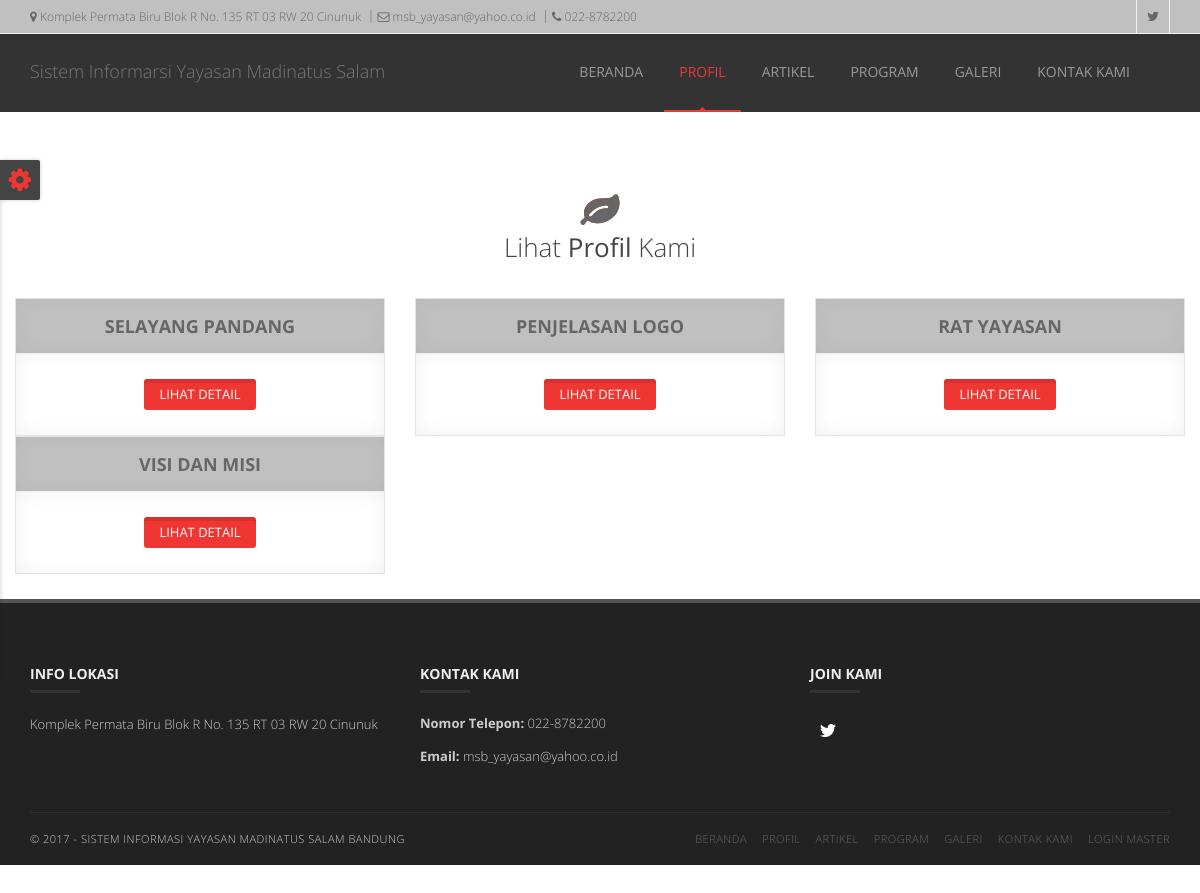
/profil.php, run on the app's committed database.
### tables this page shows
CREATE TABLE `kontak` (
  `id_kontak` int(1) NOT NULL,
  `lokasi` varchar(100) DEFAULT NULL,
  `alamat` varchar(200) DEFAULT NULL,
  `email` varchar(100) DEFAULT NULL,
  `no_telp` varchar(12) DEFAULT NULL
);

CREATE TABLE `profil` (
  `id_profil` int(2) NOT NULL,
  `nama_profil` varchar(100) DEFAULT NULL,
  `isi` text,
  `gambar` varchar(100) DEFAULT NULL
);

### profil.php (the view, shortened to what this page needs)
<!doctype html>
<html lang="en">
<head>
  <?php
	include ('link_css.php');
  ?>
</head>
<body>
  <div id="container">
    <div class="hidden-header"></div>
    <header class="clearfix">
      <?php
		include ('top_bar.php');
	  ?>
      <div class="navbar navbar-default navbar-top" style="background:rgba(0,0,0, 0.8);">
		  <div class="container">
          <div class="navbar-header">
            <a class="navbar-brand" href="index.php">Sistem Informarsi Yayasan Madinatus Salam
            </a>
          </div>
          <div class="navbar-collapse collapse">
            <ul class="nav navbar-nav navbar-right">
              <li>
                <a href="index.php">BERANDA</a>
              </li>
              <li>
                <a class="active" href="profil.php">PROFIL</a>
              </li>
              <li>
                <a href="artikel.php">ARTIKEL</a>
              </li>
              <li>
                <a href="program.php">PROGRAM</a>
              </li>
              <li>
                <a href="galeri.php">GALERI</a>
              </li>
      			  <li>
      				  <a href="contact.php">KONTAK KAMI</a>
              </li>
            </ul>
          </div>
      </div>
      </div>
    </header>
    <div class=" section pricing-section">
      <div class="container">
        <div class="row">
          <div class="col-md-12">
            <div class="big-title text-center">
            <div class="service-icon">
              <i class="fa fa-leaf icon-large"></i>
            </div>
              <h1>Lihat <strong>Profil</strong> Kami</h1>
            </div>
        </div>
        <div class="row pricing-tables">
         <?php
            $sql=mysql_query("select * from profil") or die(mysql_error());
            while($row=mysql_fetch_array($sql))
            {
              $id=($row['id_profil']);
              ?>
            <div class="col-md-4 col-sm-4 col-xs-12">
              <div class="pricing-table">
                <div class="plan-name" style="background: silver">
                  <h3><?php echo $row['nama_profil']?></h3>
                </div>
                <div class="plan-signup">
                  <?php
                      echo"<a class='btn-system btn-small' href='detail_profil.php?id=$id'> Lihat Detail</a>";
                  ?>
                </div>
              </div>
            </div>
            <?php
            }
          ?>
        </div>
      </div>
    </div>
    <footer>
      <?php
		include('footer.php');
	  ?>
    </footer>
  </div>
  <div class="switcher-box">
    <a class="open-switcher show-switcher"><i class="fa fa-cog fa-2x"></i></a>
  </div>
</body>
</html>

### top_bar.php (shortened to what this page needs)
<div class="top-bar" style="background: silver">
        <div class="container">
          <div class="row">
            <div class="col-md-7">
              <ul class="contact-details">
                <?php
                    $sql=mysql_query("select * from kontak") or die(mysql_error());
                    while($row=mysql_fetch_array($sql))
                    {
                      ?>
                      <li><a href="#"><i class="fa fa-map-marker"></i> <?php echo $row['alamat']?></a>
                      </li>
                      <li><a href="#"><i class="fa fa-envelope-o"></i> <?php echo $row['email']?></a>
                      </li>
                      <li><a href="#"><i class="fa fa-phone"></i> <?php echo $row['no_telp']?></a>
                      </li>
                      <?php
                    }
                  ?>
              </ul>
            </div>
            <div class="col-md-5">
              <ul class="social-list">
                <li>
                  <a class="twitter itl-tooltip" data-placement="bottom" title="Twitter" href="https://twitter.com/madinatus_salam"><i class="fa fa-twitter"></i></a>
                </li>
              </ul>
            </div>
          </div>
        </div>
      </div>

### footer.php (shortened to what this page needs)
<div class="container">
        <div class="row footer-widgets">
        <?php
            $sql=mysql_query("select * from kontak") or die(mysql_error());
            while($row=mysql_fetch_array($sql))
            {
              ?>
          <div class="col-md-4 col-xs-12">
            <div class="footer-widget mail-subscribe-widget">
              <h4>Info Lokasi<span class="head-line"></span></h4>
              <p><?php echo $row['alamat']?></p>
            </div>
          </div>
          <div class="col-md-4 col-xs-12">
            <div class="footer-widget contact-widget">
              <h4>Kontak Kami<span class="head-line"></span></h4>
              <ul>
                <li><span>Nomor Telepon:</span> <?php echo $row['no_telp']?></li>
                <li><span>Email:</span> <?php echo $row['email']?></li>
              </ul>
            </div>
          </div>
          <?php
              }
            ?>
          <div class="col-md-4 col-xs-12">
            <div class="footer-widget social-widget">
              <h4>Join Kami<span class="head-line"></span></h4>
              <ul class="social-icons">
                <li>
                  <a class="twitter" href="https://twitter.com/madinatus_salam"><i class="fa fa-twitter"></i></a>
                </li>
              </ul>
            </div>
          </div>
        </div>
        <div class="copyright-section">
          <div class="row">
            <div class="col-md-6">
              <p>&copy; 2017 - sistem informasi yayasan madinatus Salam bandung</p>
            </div>
            <div class="col-md-6">
              <ul class="footer-nav">
                <li><a href="index.php">Beranda</a>
                </li>
                <li><a href="profil.php">Profil</a>
                </li>
                <li><a href="artikel.php">Artikel</a>
                </li>
                 <li><a href="program.php">Program</a>
                </li>
                <li><a href="galeri.php">Galeri</a>
                </li>
                <li><a href="cantact.php">Kontak Kami</a>
                </li>
                 <li><a href="admin">Login Master</a>
                </li>
              </ul>
            </div>
          </div>
        </div>
      </div>

### css/colors/red.css (style rules this page uses)
a { color: #ee3733; }
.navbar-default .navbar-nav > li:hover > a, .navbar-default .navbar-nav > li > a.active { color: #ee3733; }
.navbar-default .navbar-nav > li > a:after { background-color: #ee3733; }
.navbar-default .navbar-nav > li > a.active, .navbar-default .navbar-nav > li:hover > a { border-color: #ee3733; }
.btn-system { background-color: #ee3733; }
.icon-large { text-shadow: 0 0 0 #ee3733; }

### css/colors/jade.css (style rules this page uses)
a { color: #0bb586; }
.navbar-default .navbar-nav > li:hover > a, .navbar-default .navbar-nav > li > a.active { color: #0bb586; }
.navbar-default .navbar-nav > li > a:after { background-color: #0bb586; }
.navbar-default .navbar-nav > li > a.active, .navbar-default .navbar-nav > li:hover > a { border-color: #0bb586; }
.btn-system { background-color: #0bb586; }
.icon-large { text-shadow: 0 0 0 #0bb586; }

### css/colors/green.css (style rules this page uses)
a { color: #94c523; }
.navbar-default .navbar-nav > li:hover > a, .navbar-default .navbar-nav > li > a.active { color: #94c523; }
.navbar-default .navbar-nav > li > a:after { background-color: #94c523; }
.navbar-default .navbar-nav > li > a.active, .navbar-default .navbar-nav > li:hover > a { border-color: #94c523; }
.btn-system { background-color: #94c523; }
.icon-large { text-shadow: 0 0 0 #94c523; }

### css/colors/blue.css (style rules this page uses)
a { color: #00afd1; }
.navbar-default .navbar-nav > li:hover > a, .navbar-default .navbar-nav > li > a.active { color: #00afd1; }
.navbar-default .navbar-nav > li > a:after { background-color: #00afd1; }
.navbar-default .navbar-nav > li > a.active, .navbar-default .navbar-nav > li:hover > a { border-color: #00afd1; }
.btn-system { background-color: #00afd1; }
.icon-large { text-shadow: 0 0 0 #00afd1; }

### css/colors/beige.css (style rules this page uses)
a { color: #fdb655; }
.navbar-default .navbar-nav > li:hover > a, .navbar-default .navbar-nav > li > a.active { color: #fdb655; }
.navbar-default .navbar-nav > li > a:after { background-color: #fdb655; }
.navbar-default .navbar-nav > li > a.active, .navbar-default .navbar-nav > li:hover > a { border-color: #fdb655; }
.btn-system { background-color: #fdb655; }
.icon-large { text-shadow: 0 0 0 #fdb655; }

### css/colors/cyan.css (style rules this page uses)
a { color: #27bebe; }
.navbar-default .navbar-nav > li:hover > a, .navbar-default .navbar-nav > li > a.active { color: #27bebe; }
.navbar-default .navbar-nav > li > a:after { background-color: #27bebe; }
.navbar-default .navbar-nav > li > a.active, .navbar-default .navbar-nav > li:hover > a { border-color: #27bebe; }
.btn-system { background-color: #27bebe; }
.icon-large { text-shadow: 0 0 0 #27bebe; }

### css/colors/orange.css (style rules this page uses)
a { color: #f36510; }
.navbar-default .navbar-nav > li:hover > a, .navbar-default .navbar-nav > li > a.active { color: #f36510; }
.navbar-default .navbar-nav > li > a:after { background-color: #f36510; }
.navbar-default .navbar-nav > li > a.active, .navbar-default .navbar-nav > li:hover > a { border-color: #f36510; }
.btn-system { background-color: #f36510; }
.icon-large { text-shadow: 0 0 0 #f36510; }

### css/colors/peach.css (style rules this page uses)
a { color: #f49237; }
.navbar-default .navbar-nav > li:hover > a, .navbar-default .navbar-nav > li > a.active { color: #f49237; }
.navbar-default .navbar-nav > li > a:after { background-color: #f49237; }
.navbar-default .navbar-nav > li > a.active, .navbar-default .navbar-nav > li:hover > a { border-color: #f49237; }
.btn-system { background-color: #f49237; }
.icon-large { text-shadow: 0 0 0 #f49237; }

### css/colors/pink.css (style rules this page uses)
a { color: #f1505b; }
.navbar-default .navbar-nav > li:hover > a, .navbar-default .navbar-nav > li > a.active { color: #f1505b; }
.navbar-default .navbar-nav > li > a:after { background-color: #f1505b; }
.navbar-default .navbar-nav > li > a.active, .navbar-default .navbar-nav > li:hover > a { border-color: #f1505b; }
.btn-system { background-color: #f1505b; }
.icon-large { text-shadow: 0 0 0 #f1505b; }

### css/colors/purple.css (style rules this page uses)
a { color: #6a3da3; }
.navbar-default .navbar-nav > li:hover > a, .navbar-default .navbar-nav > li > a.active { color: #6a3da3; }
.navbar-default .navbar-nav > li > a:after { background-color: #6a3da3; }
.navbar-default .navbar-nav > li > a.active, .navbar-default .navbar-nav > li:hover > a { border-color: #6a3da3; }
.btn-system { background-color: #6a3da3; }
.icon-large { text-shadow: 0 0 0 #6a3da3; }

### css/colors/sky-blue.css (style rules this page uses)
a { color: #38cbcb; }
.navbar-default .navbar-nav > li:hover > a, .navbar-default .navbar-nav > li > a.active { color: #38cbcb; }
.navbar-default .navbar-nav > li > a:after { background-color: #38cbcb; }
.navbar-default .navbar-nav > li > a.active, .navbar-default .navbar-nav > li:hover > a { border-color: #38cbcb; }
.btn-system { background-color: #38cbcb; }
.icon-large { text-shadow: 0 0 0 #38cbcb; }

### data on the page
kontak: alamat "Komplek Permata Biru Blok R No. 135 RT 03 RW 20 Cinunuk", email "msb_yayasan@yahoo.co.id", no_telp "022-8782200"
profil: nama_profil "SELAYANG PANDANG"
profil: nama_profil "PENJELASAN LOGO"
profil: nama_profil "RAT YAYASAN"
profil: nama_profil "VISI DAN MISI"
